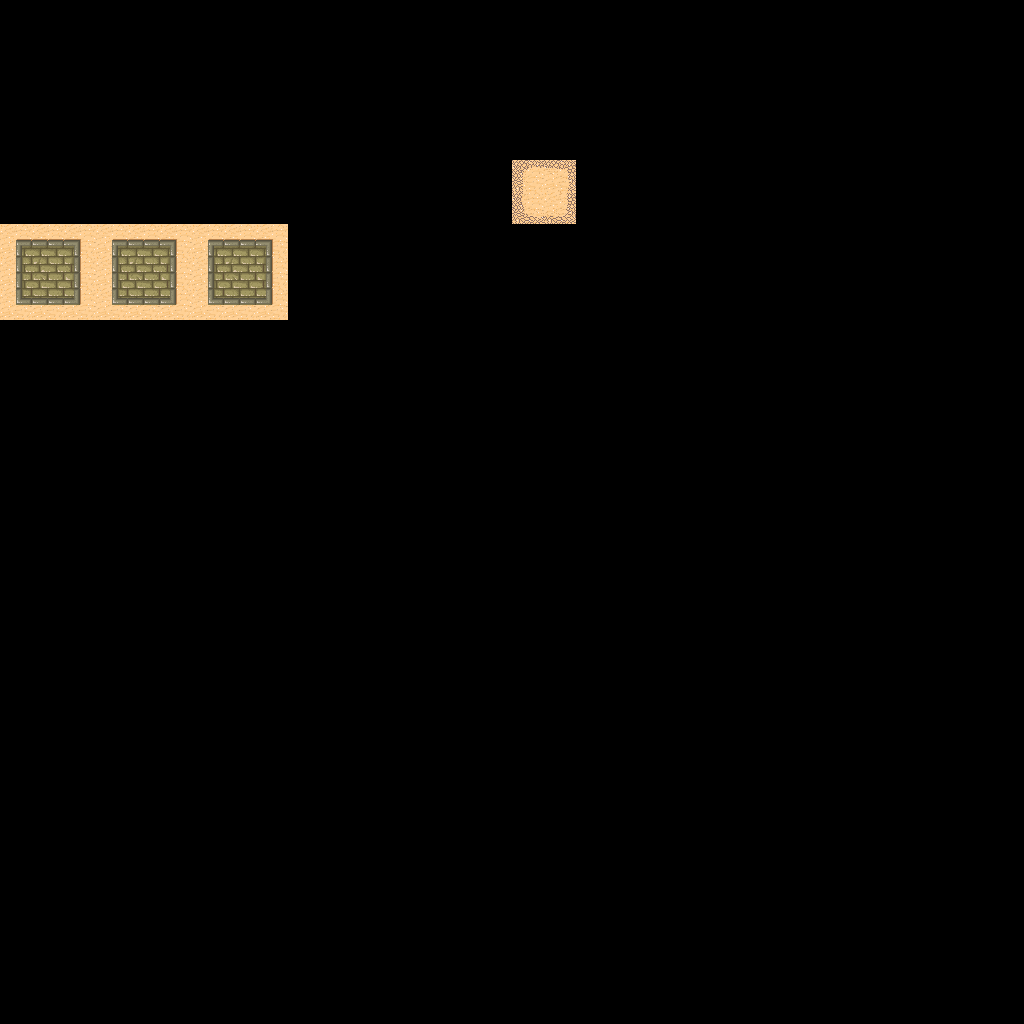

This is a level from a 2D game, rendered from its Tiled map with the project's own tilesets. A one-line summary and the complete map file follow:
An orthogonal 32x32 tile map with 32x32 px tiles, 1 tile layer (Tile Layer 1) and 2 objects (objectLayer).

<map version="1.0" tiledversion="1.0.2" orientation="orthogonal" renderorder="right-down" width="32" height="32" tilewidth="32" tileheight="32" nextobjectid="14">
 <tileset firstgid="1" source="test_1.tsx" />
 <layer name="Tile Layer 1" width="32" height="32">
  <data encoding="csv">
0,0,0,0,0,0,0,0,0,0,0,0,0,0,0,0,0,0,0,0,0,0,0,0,0,0,0,0,0,0,0,0,
0,0,0,0,0,0,0,0,0,0,0,0,0,0,0,0,0,0,0,0,0,0,0,0,0,0,0,0,0,0,0,0,
0,0,0,0,0,0,0,0,0,0,0,0,0,0,0,0,0,0,0,0,0,0,0,0,0,0,0,0,0,0,0,0,
0,0,0,0,0,0,0,0,0,0,0,0,0,0,0,0,0,0,0,0,0,0,0,0,0,0,0,0,0,0,0,0,
0,0,0,0,0,0,0,0,0,0,0,0,0,0,0,0,0,0,0,0,0,0,0,0,0,0,0,0,0,0,0,0,
0,0,0,0,0,0,0,0,0,0,0,0,0,0,0,0,4,5,0,0,0,0,0,0,0,0,0,0,0,0,0,0,
0,0,0,0,0,0,0,0,0,0,0,0,0,0,0,0,12,13,0,0,0,0,0,0,0,0,0,0,0,0,0,0,
1,2,3,1,2,3,1,2,3,0,0,0,0,0,0,0,0,0,0,0,0,0,0,0,0,0,0,0,0,0,0,0,
9,10,11,9,10,11,9,10,11,0,0,0,0,0,0,0,0,0,0,0,0,0,0,0,0,0,0,0,0,0,0,0,
17,18,19,17,18,19,17,18,19,0,0,0,0,0,0,0,0,0,0,0,0,0,0,0,0,0,0,0,0,0,0,0,
0,0,0,0,0,0,0,0,0,0,0,0,0,0,0,0,0,0,0,0,0,0,0,0,0,0,0,0,0,0,0,0,
0,0,0,0,0,0,0,0,0,0,0,0,0,0,0,0,0,0,0,0,0,0,0,0,0,0,0,0,0,0,0,0,
0,0,0,0,0,0,0,0,0,0,0,0,0,0,0,0,0,0,0,0,0,0,0,0,0,0,0,0,0,0,0,0,
0,0,0,0,0,0,0,0,0,0,0,0,0,0,0,0,0,0,0,0,0,0,0,0,0,0,0,0,0,0,0,0,
0,0,0,0,0,0,0,0,0,0,0,0,0,0,0,0,0,0,0,0,0,0,0,0,0,0,0,0,0,0,0,0,
0,0,0,0,0,0,0,0,0,0,0,0,0,0,0,0,0,0,0,0,0,0,0,0,0,0,0,0,0,0,0,0,
0,0,0,0,0,0,0,0,0,0,0,0,0,0,0,0,0,0,0,0,0,0,0,0,0,0,0,0,0,0,0,0,
0,0,0,0,0,0,0,0,0,0,0,0,0,0,0,0,0,0,0,0,0,0,0,0,0,0,0,0,0,0,0,0,
0,0,0,0,0,0,0,0,0,0,0,0,0,0,0,0,0,0,0,0,0,0,0,0,0,0,0,0,0,0,0,0,
0,0,0,0,0,0,0,0,0,0,0,0,0,0,0,0,0,0,0,0,0,0,0,0,0,0,0,0,0,0,0,0,
0,0,0,0,0,0,0,0,0,0,0,0,0,0,0,0,0,0,0,0,0,0,0,0,0,0,0,0,0,0,0,0,
0,0,0,0,0,0,0,0,0,0,0,0,0,0,0,0,0,0,0,0,0,0,0,0,0,0,0,0,0,0,0,0,
0,0,0,0,0,0,0,0,0,0,0,0,0,0,0,0,0,0,0,0,0,0,0,0,0,0,0,0,0,0,0,0,
0,0,0,0,0,0,0,0,0,0,0,0,0,0,0,0,0,0,0,0,0,0,0,0,0,0,0,0,0,0,0,0,
0,0,0,0,0,0,0,0,0,0,0,0,0,0,0,0,0,0,0,0,0,0,0,0,0,0,0,0,0,0,0,0,
0,0,0,0,0,0,0,0,0,0,0,0,0,0,0,0,0,0,0,0,0,0,0,0,0,0,0,0,0,0,0,0,
0,0,0,0,0,0,0,0,0,0,0,0,0,0,0,0,0,0,0,0,0,0,0,0,0,0,0,0,0,0,0,0,
0,0,0,0,0,0,0,0,0,0,0,0,0,0,0,0,0,0,0,0,0,0,0,0,0,0,0,0,0,0,0,0,
0,0,0,0,0,0,0,0,0,0,0,0,0,0,0,0,0,0,0,0,0,0,0,0,0,0,0,0,0,0,0,0,
0,0,0,0,0,0,0,0,0,0,0,0,0,0,0,0,0,0,0,0,0,0,0,0,0,0,0,0,0,0,0,0,
0,0,0,0,0,0,0,0,0,0,0,0,0,0,0,0,0,0,0,0,0,0,0,0,0,0,0,0,0,0,0,0,
0,0,0,0,0,0,0,0,0,0,0,0,0,0,0,0,0,0,0,0,0,0,0,0,0,0,0,0,0,0,0,0
</data>
 </layer>
 <objectgroup name="Object Layer 1" offsetx="-254" offsety="64">
  <object id="9" x="365" y="134" width="154" height="156" />
  <object id="11" name="objectLayer" x="440" y="215" />
 </objectgroup>
</map>
